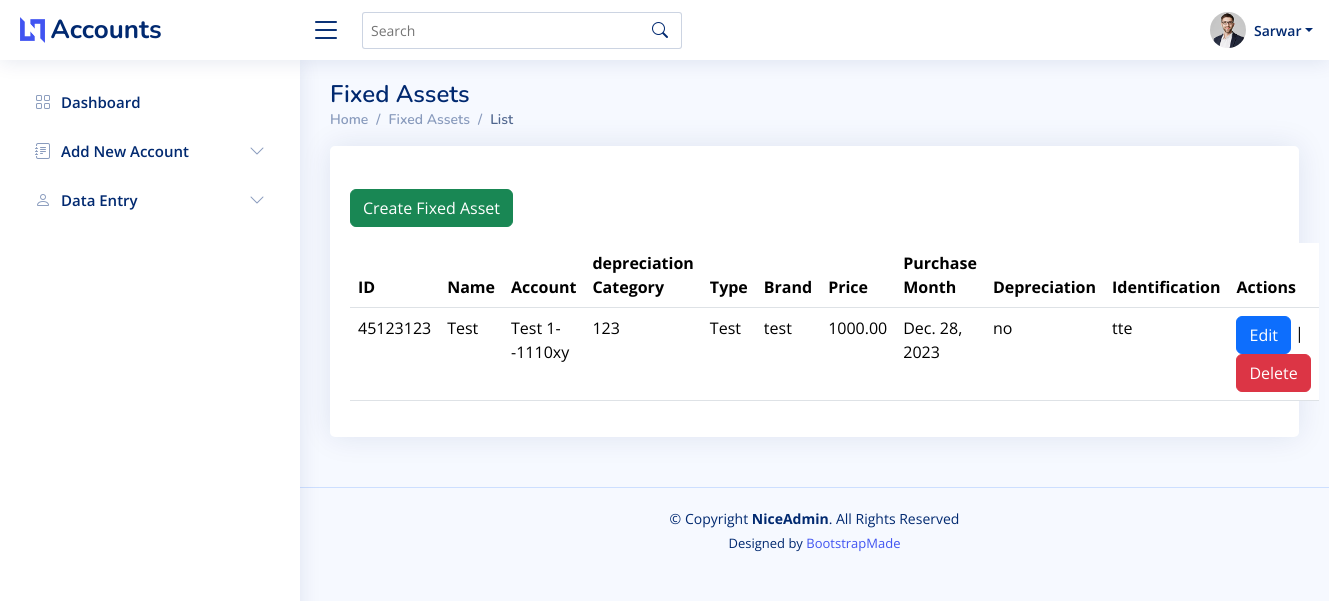
The app's page /fixed_assets/list/ (signed in) with its own data.
### apps/users/models.py (models this page shows, shortened)
class CustomUser(AbstractUser):
    company = models.ForeignKey(Company, on_delete=models.CASCADE, blank=True, null=True, related_name='users')
    company_branch = models.ForeignKey(CompanyBranch, on_delete=models.CASCADE, blank=True, null=True,
                                       related_name='users')
    mobile = models.CharField(max_length=20, blank=True, null=True)
    address = models.TextField(blank=True, null=True)
    objects = CustomUserManager()

### apps/fixed_assets/models.py (models this page shows)
class FixedAsset(models.Model):
    YES = 'yes'
    NO = 'no'
    DEPRECIATION_CHOICES = [
        (NO, 'No'),
        (YES, 'Yes'),
    ]
    depreciation_id = models.CharField(primary_key=True, max_length=10, unique=True)
    account = models.ForeignKey(Account, on_delete=models.CASCADE, null=True)
    accu_id = models.ForeignKey(DepreciationCategory, on_delete=models.CASCADE, null=True)
    company_id = models.ForeignKey(Company, on_delete=models.CASCADE, default=None)
    company_branch = models.ForeignKey(CompanyBranch, on_delete=models.CASCADE, default=None)
    name = models.CharField(max_length=255)
    type = models.CharField(max_length=255)
    brand = models.CharField(max_length=255)
    price = models.DecimalField(max_digits=10, decimal_places=2)  # Example decimal field
    purchase_month = models.DateField()
    depreciation = models.CharField(max_length=3, choices=DEPRECIATION_CHOICES, default=NO)
    identification = models.CharField(max_length=255)
    details = models.TextField()
    notes = models.TextField()
    created_by = models.ForeignKey(settings.AUTH_USER_MODEL, related_name='created_assets', on_delete=models.CASCADE)
    updated_by = models.ForeignKey(settings.AUTH_USER_MODEL, related_name='updated_assets', on_delete=models.CASCADE)
    created_at = models.DateTimeField(auto_now_add=True)
    updated_at = models.DateTimeField(auto_now=True)

class DepreciationCategory(models.Model):
    accu_id = models.CharField(primary_key=True, max_length=5)
    name = models.CharField(max_length=255)
    year = models.IntegerField()
    year_rate = models.DecimalField(max_digits=5, decimal_places=2)
    def __str__(self):
        return f"{self.accu_id}"

### apps/accounts/models.py (models this page shows)
class Account(models.Model):
    accountID = models.CharField(primary_key=True, max_length=10)
    level1ID = models.ForeignKey(AccountLevel1, on_delete=models.CASCADE, null=True, default=None)
    level2ID = models.ForeignKey(AccountLevel2, on_delete=models.CASCADE, null=True, default=None)
    level3ID = models.ForeignKey(AccountLevel3, on_delete=models.CASCADE, null=True, default=None)
    account_code = models.CharField(max_length=3, null=True)
    name = models.CharField(max_length=255)
    company_id = models.ForeignKey(Company, on_delete=models.CASCADE, default=None, related_name='created_accounts')
    company_branch = models.ForeignKey(CompanyBranch, on_delete=models.CASCADE, default=None,
                                       related_name='created_accounts')
    created_by = models.ForeignKey(settings.AUTH_USER_MODEL, on_delete=models.CASCADE, related_name='created_accounts')
    updated_by = models.ForeignKey(settings.AUTH_USER_MODEL, on_delete=models.CASCADE, related_name='updated_accounts')
    created_at = models.DateTimeField(auto_now_add=True)
    updated_at = models.DateTimeField(auto_now=True)
    def __str__(self):
        return self.name + "--" + self.accountID

### accounting/authentication_decorators.py (the view)
    def wrapped_view(request, *args, **kwargs):
        if not request.user.is_authenticated:
            return redirect('login')  # Replace 'login' with the name of your login URL
        return view_func(request, *args, **kwargs)

### apps/fixed_assets/views.py (called while the page is built)
@authentication_required
def asset_list(request):
    user = request.user
    fixed_assets = FixedAsset.objects.filter(company_id=user.company, company_branch=user.company_branch)
    context = {
        'first_name': user.first_name,
        'last_name': user.last_name,
        'company': user.company,
        'company_branch': user.company_branch,
        'fixed_assets': fixed_assets,
    }
    return render(request, 'fixed_assets/asset_list.html', {'context': context})

### templates/fixed_assets/asset_list.html (shortened to what this page needs)
{% extends 'base.html' %}
{% block content %}
    <main id="main" class="main">
        <div class="pagetitle">
            <h1>Fixed Assets</h1>
            <nav>
                <ol class="breadcrumb">
                    <li class="breadcrumb-item"><a href="{% url 'dashboard' %}">Home</a></li>
                    <li class="breadcrumb-item">Fixed Assets</li>
                    <li class="breadcrumb-item active">List</li>
                </ol>
            </nav>
        </div>
        <section class="section">
            <div class="row">
                <div class="col-lg-12">
                    <div class="card">
                        <div class="card-body">
                            <h5 class="card-title"></h5>
                            <div class="text-start mb-3">
                                <a class="btn btn-success" href="{% url 'create-asset' %}">Create Fixed Asset</a>
                            </div>
                            <table class="display table datatable">
                                <thead>
                                <tr>
                                    <th>ID</th>
                                    <th>Name</th>
                                    <th>Account</th>
                                    <th>depreciation Category</th>
                                    <th>Type</th>
                                    <th>Brand</th>
                                    <th>Price</th>
                                    <th>Purchase Month</th>
                                    <th>Depreciation</th>
                                    <th>Identification</th>
                                    <th>Actions</th>
                                </tr>
                                </thead>
                                <tbody>
                                {% for asset in context.fixed_assets %}
                                    <tr>
                                        <td>{{ asset.depreciation_id }}</td>
                                        <td>{{ asset.name }}</td>
                                        <td>{{ asset.account }}</td>
                                        <td>{{ asset.accu_id }}</td>
                                        <td>{{ asset.type }}</td>
                                        <td>{{ asset.brand }}</td>
                                        <td>{{ asset.price }}</td>
                                        <td>{{ asset.purchase_month }}</td>
                                        <td>{{ asset.depreciation }}</td>
                                        <td>{{ asset.identification }}</td>
                                        <td>
                                            <a class="btn btn-primary"
                                               href="{% url 'update-asset' asset.depreciation_id %}">Edit</a> |
                                            <a class="btn btn-danger"
                                               href="{% url 'delete-asset' asset.depreciation_id %}">Delete</a>
                                        </td>
                                    </tr>
                                {% endfor %}
                                </tbody>
                            </table>
                        </div>
                    </div>
                </div>
            </div>
        </section>
    </main>
{% endblock %}

### templates/static/header.html (shortened to what this page needs)
{% load static %}
<header id="header" class="header fixed-top d-flex align-items-center">
    <div class="d-flex align-items-center justify-content-between">
        <a href="index.html" class="logo d-flex align-items-center">
            <img src="{% static 'assets/img/logo.png' %}" alt="">
            <span class="d-none d-lg-block">Accounts</span>
        </a>
        <i class="bi bi-list toggle-sidebar-btn"></i>
    </div>
    <div class="search-bar">
        <form class="search-form d-flex align-items-center" method="POST" action="#">
            <input type="text" name="query" placeholder="Search" title="Enter search keyword">
            <button type="submit" title="Search"><i class="bi bi-search"></i></button>
        </form>
    </div>
    <nav class="header-nav ms-auto">
        <ul class="d-flex align-items-center">
            <li class="nav-item dropdown pe-3">
                <a class="nav-link nav-profile d-flex align-items-center pe-0" href="#" data-bs-toggle="dropdown">
                    <img src="{% static 'assets/img/profile-img.jpg' %}" alt="Profile" class="rounded-circle">
                    <span class="d-none d-md-block dropdown-toggle ps-2">{{ context.first_name }}</span>
                </a>
            </li>
        </ul>
    </nav>
</header>

### static/assets/css/style.css (style rules this page uses)
:root { scroll-behavior: smooth; }
body { font-family: "Open Sans", sans-serif; background: #f6f9ff; color: #444444; }
a { color: #4154f1; text-decoration: none; }
h1, h2, h3, h4, h5, h6 { font-family: "Nunito", sans-serif; }
#main { margin-top: 60px; padding: 20px 30px; transition: all 0.3s; }
.pagetitle { margin-bottom: 10px; }
.pagetitle h1 { font-size: 24px; margin-bottom: 0; font-weight: 600; color: #012970; }
.card { margin-bottom: 30px; border: none; border-radius: 5px; box-shadow: 0px 0 30px rgba(1, 41, 112, 0.1); }
.card-title { padding: 20px 0 15px 0; font-size: 18px; font-weight: 500; color: #012970; font-family: "Poppins", sans-serif; }
.card-body { padding: 0 20px 20px 20px; }
.breadcrumb { font-size: 14px; font-family: "Nunito", sans-serif; color: #899bbd; font-weight: 600; }
.breadcrumb a { color: #899bbd; transition: 0.3s; }
.breadcrumb .breadcrumb-item::before { color: #899bbd; }
.breadcrumb .active { color: #51678f; font-weight: 600; }
.logo { line-height: 1; }
@media (min-width: 1200px) { .logo { width: 280px; } }
.logo img { max-height: 26px; margin-right: 6px; }
.logo span { font-size: 26px; font-weight: 700; color: #012970; font-family: "Nunito", sans-serif; }
.header { transition: all 0.5s; z-index: 997; height: 60px; box-shadow: 0px 2px 20px rgba(1, 41, 112, 0.1); background-color: #fff; padding-left: 20px; }
.header .toggle-sidebar-btn { font-size: 32px; padding-left: 10px; cursor: pointer; color: #012970; }
.header .search-bar { min-width: 360px; padding: 0 20px; }
.header .search-form { width: 100%; }
.header .search-form input { border: 0; font-size: 14px; color: #012970; border: 1px solid rgba(1, 41, 112, 0.2); padding: 7px 38px 7px 8px; border-radius: 3px; transition: 0.3s; width: 100%; }
.header .search-form button { border: 0; padding: 0; margin-left: -30px; background: none; }
.header .search-form button i { color: #012970; }
.header-nav ul { list-style: none; }
.header-nav>ul { margin: 0; padding: 0; }
.header-nav .nav-profile { color: #012970; }
.header-nav .nav-profile img { max-height: 36px; }
.header-nav .nav-profile span { font-size: 14px; font-weight: 600; }
@media (min-width: 1200px) { #main, #footer { margin-left: 300px; } }

### records on screen
CustomUser: first_name "Sarwar"
FixedAsset: depreciation_id "45123123", name "Test", account "Test 1--1110xy", accu_id "123", type "Test", brand "test", price "1000.00", purchase_month "Dec. 28, 2023", depreciation "no", identification "tte"
